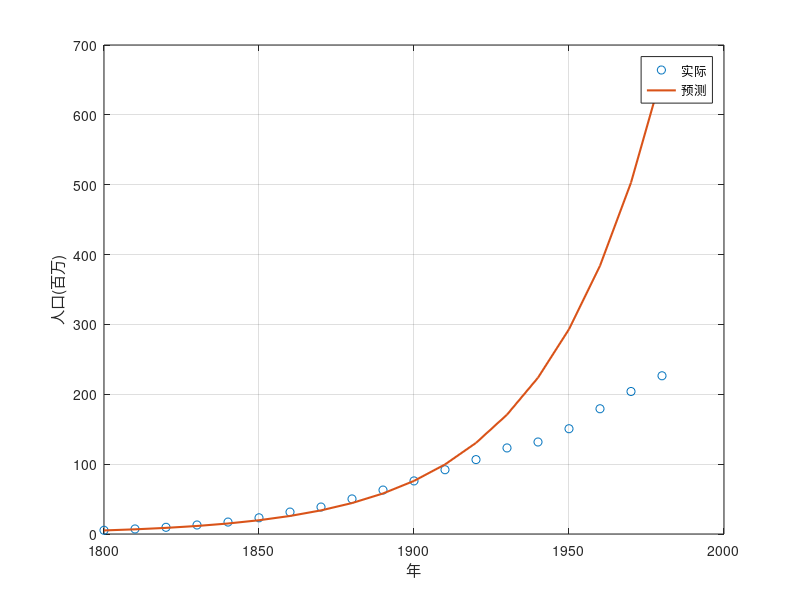

Write MATLAB code to recreate this figure.
% 人口数据
t = 1800:10:1980;
x = [5.3 7.2 9.6 12.9 17.1 23.2 31.4 38.6 50.2 ...
     62.9 76.0 92.0 106.5 123.2 131.7 150.7 179.3 204.0 226.5];

% 已知数据（w=5，对应1900年）
t1 = 1790;
x1 = 3.9;

t2 = 1900;
x2 = 76.0;

% 求x0和k
k = log(x2/x1)/(t2-t1);
x0 = x1/exp(k*t1);

% 预测人口
y = x0*exp(k*t);

% 误差
dif = y - x;

% 输出参数
disp('x0=')
disp(x0)

disp('k=')
disp(k)

% 人口预测值与误差一起输出
disp('预测人口 与 误差')

[y' dif']

% 作图
plot(t,x,'o',t,y,'-','LineWidth',1.5)

legend('实际','预测')
xlabel('年')
ylabel('人口(百万)')
grid on
